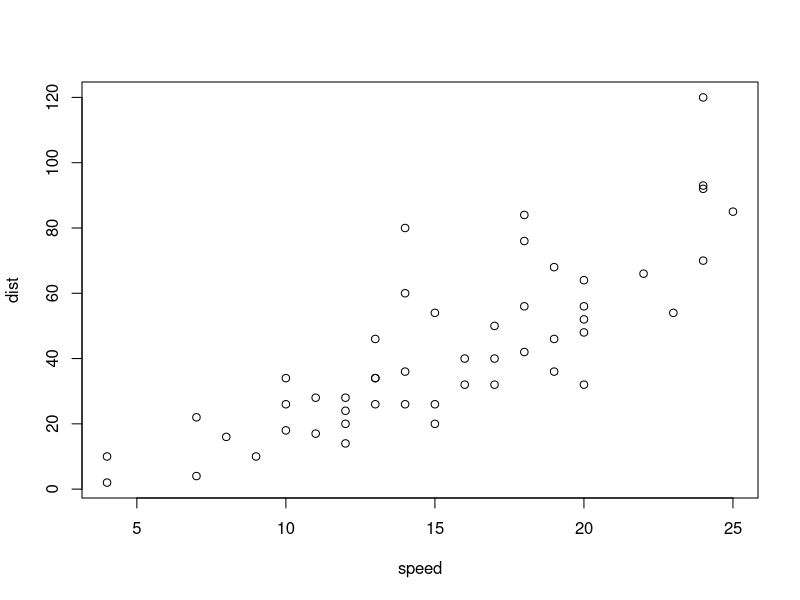
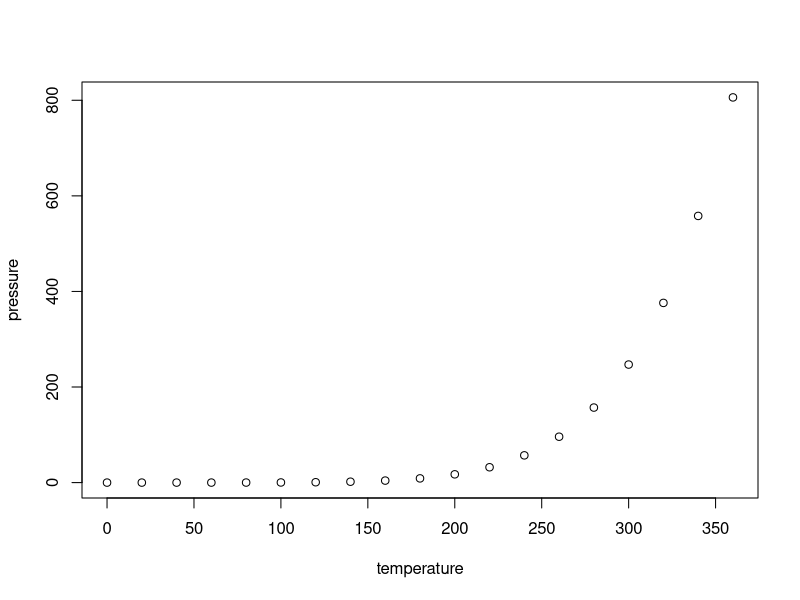
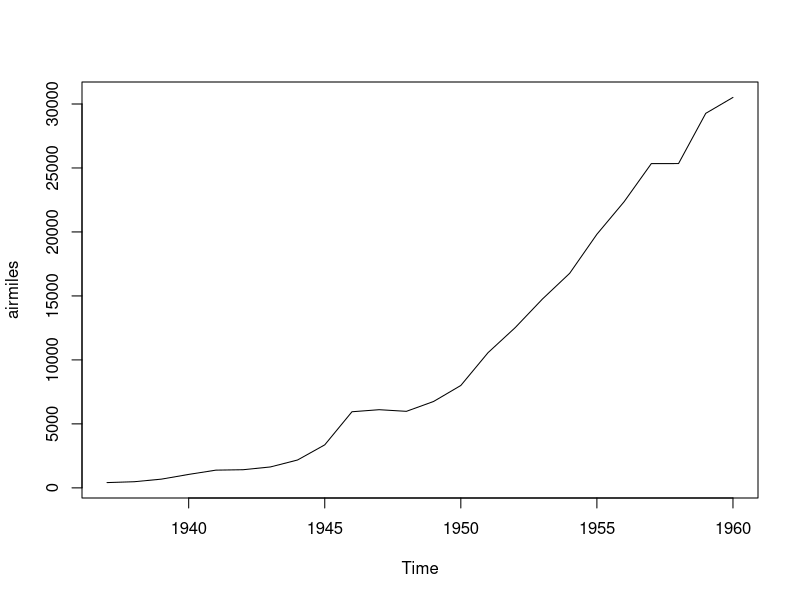

The R script that drew these images, in order:
## ---- chunk 1
plot(cars)
## ---- chunk 2
plot(pressure)
## ---- chunk 3
plot(airmiles)
